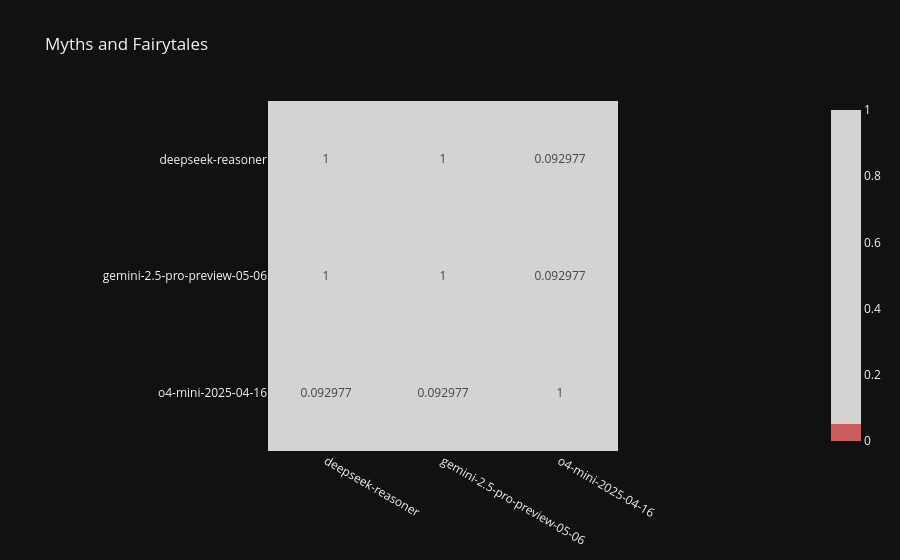

Write notebook code for a chart like this one.
### Markdown cell above
- Misquotations
    - o4-mini vs. Gemini 2.5 Pro ($p = 0.002242$)

are **less than** the significance level $\alpha = 0.05$, we **reject** their null hypotheses. Therefore, we can conclude that there is **sufficient evidence** to suggest a statistically significant difference in accuracy at a significance level of 0.05 between the following pairwise comparisons among models.

### Code cell
px.imshow(
    sp.posthoc_conover_friedman(category_dfs['Myths and Fairytales'], p_adjust="bonferroni").round(6),
    text_auto=True,
    color_continuous_scale=color_scale,
    range_color=[0, 1],
    title='Myths and Fairytales'
).show()

### Figure 1 — Plotly figure (JSON) as saved in the notebook; plotly's stock layout.template omitted (floating-point values rounded to 4 significant figures)
{"data": [{"coloraxis": "coloraxis", "hovertemplate": "x: %{x}<br>y: %{y}<br>color: %{z}<extra></extra>", "name": "0", "texttemplate": "%{z}", "type": "heatmap", "x": ["deepseek-reasoner", "gemini-2.5-pro-preview-05-06", "o4-mini-2025-04-16"], "xaxis": "x", "y": ["deepseek-reasoner", "gemini-2.5-pro-preview-05-06", "o4-mini-2025-04-16"], "yaxis": "y", "z": [[1.0, 1.0, 0.09298], [1.0, 1.0, 0.09298], [0.09298, 0.09298, 1.0]]}], "layout": {"coloraxis": {"cmax": 1, "cmin": 0, "colorscale": [[0, "indianred"], [0.05, "indianred"], [0.05, "lightgrey"], [1, "lightgrey"]]}, "title": {"text": "Myths and Fairytales"}, "xaxis": {"anchor": "y", "constrain": "domain", "domain": [0, 1], "scaleanchor": "y"}, "yaxis": {"anchor": "x", "autorange": "reversed", "constrain": "domain", "domain": [0, 1]}}}
